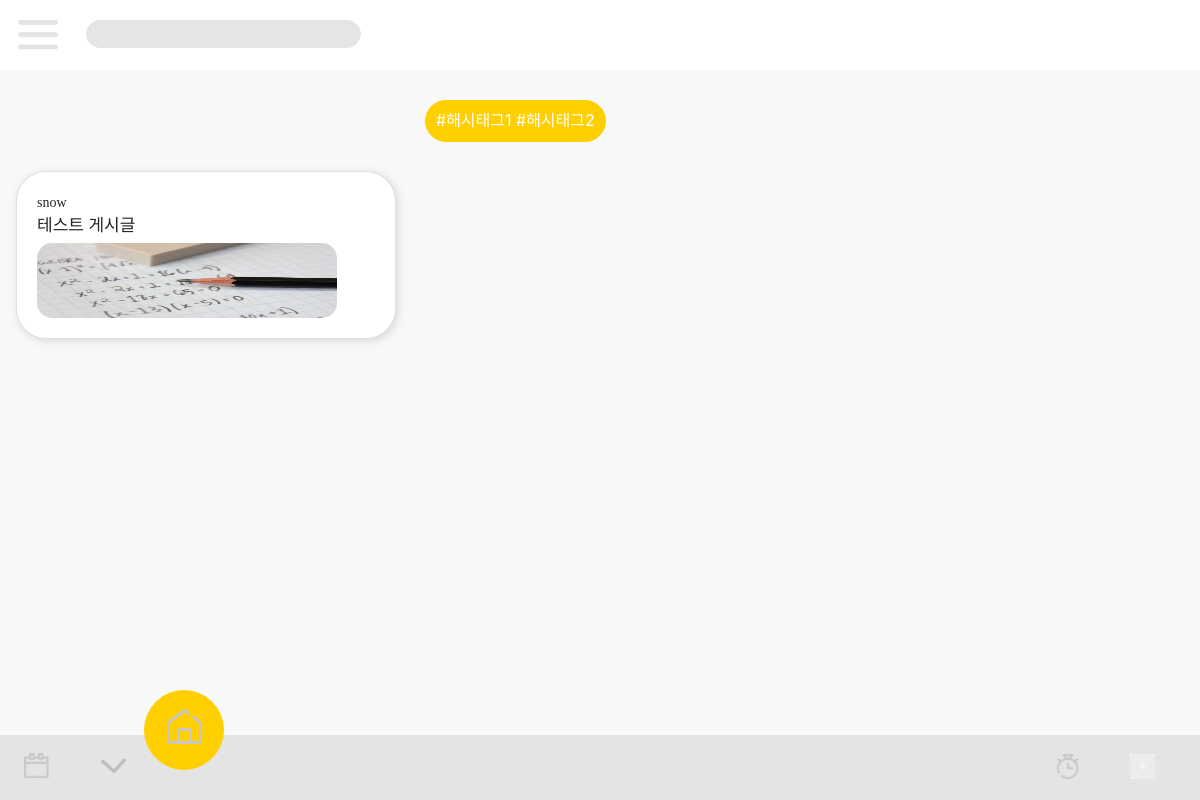
The page /index/0/ (signed in) on the database as committed earlier.
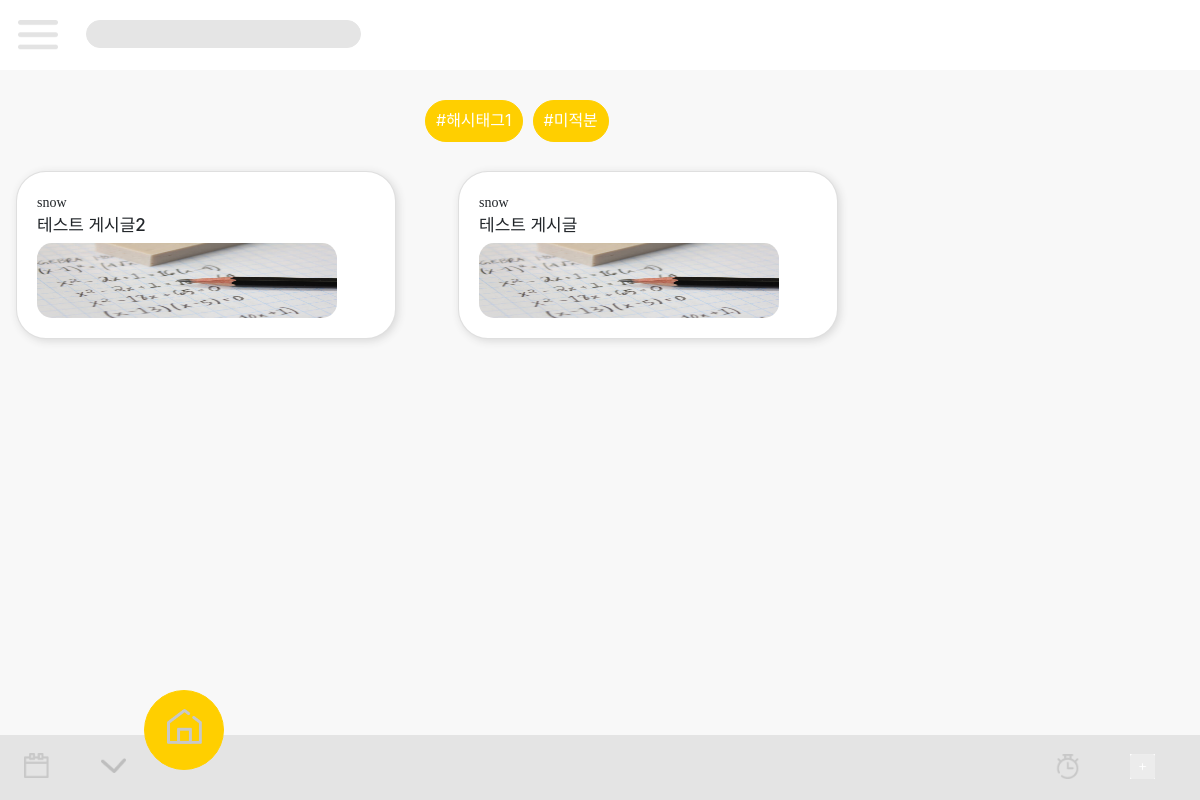
The same page on the database as committed later.
### myapp/models.py (models this page shows, shortened)
class Post(models.Model):
	author = models.ForeignKey('MyUser', on_delete=models.CASCADE) #작성자
	title = models.CharField(max_length=200) #제목
	category = models.ForeignKey('Board', on_delete=models.CASCADE) #카테고리
	hashtag = models.CharField(max_length=200)		#해시태그
	context = models.TextField()					#내용
	created_date = models.DateTimeField(default=timezone.now)
	published_date = models.DateTimeField(blank=True, null=True)

class MyUser(AbstractUser):
	age = models.IntegerField(null=False, blank=False, default=0)
	profile_link = models.CharField(max_length=200, default='')

### myapp/views.py (the view)
# urls.py: path('index/<int:board_id>/', views.index, name='index'),
@login_required
def index(request, board_id):
	posts = []
	if(board_id != 0):
		board_name = Board.objects.get(id=board_id)
	else:
		board_name = Board.objects.get(id=1)
	posts = Post.objects.filter(category__category=board_name.category).order_by('-created_date')
	username = request.user.username
	boards = []
	board1 = Board.objects.filter(age=1)
	board2 = Board.objects.filter(age=2)
	board3 = Board.objects.filter(age=3)
	hashtags = Post.objects.exclude(
      Q(hashtag__isnull=True)|Q(hashtag='')
    ).values_list('hashtag', flat=True).distinct()
	age = request.user.age
	userage = ""
	if (age <= 16):
		userage = "#13-16세"
		boards = [board1, board2, board3]
	elif (age <= 19):
		userage = "#17-19세"
		boards = [board2, board3, board1]
	else:
		userage = "#20-24세"
		boards = [board3, board2, board1]
	context = {
		'username' : username,
		'userage' : userage,
		'boards' : boards,
		'hashtags' : hashtags,
		'posts' : posts,
	}
	return render(request, 'myapp/main.html', context)

### myapp/templates/myapp/main.html (shortened to what this page needs)
{% load static %}
<html lang="ko">
<head>
    <link rel="stylesheet" href="https://stackpath.bootstrapcdn.com/bootstrap/4.1.3/css/bootstrap.min.css">
    <link rel="stylesheet" href="{% static '/css/main.css' %}">
</head>
<body>
    <div class="container-fluid">
        <div class="siteMapBtn">
            <img src="{% static 'images/MENU.png' %}" alt="ham">
            <div id="m_sear">
                <input type="text">
            </div>
        </div>
    </div>
    <div class="container">
        <div id="m_hss">
            {% for hashtag in hashtags %}
            <div class="m_hs">
                <p>{{ hashtag }}</p>
            </div>
            {% endfor %}
        </div>
    </div>
    <div class="container-fluid" id="pos">
        <div class="row">
            {% for post in posts%}
            <div class="col-md-4">
                <div class="card">
                    <div class="card-body">
                        <p class="card-title">{{ post.author }}</p>
                        <h3 class="card-text">{{ post.title }}</h3>
                        <img src="{% static 'images/main.jpg' %}" alt="main" class="card-img-bottom m_img">
                    </div>
                </div>
            </div>
            {% endfor %}
        </div>
    </div>
    <div class="container-fluid" id="m_box">
        <div id="m_bo">
            <div class="n_icon_l"><a href="{% url 'date_picker' %}"><img class="n_icon_img" src="{% static 'images/아이콘/ICON_CALENDAR.jpg' %}" alt="달력"></a></div>
            <div class="n_icon_l"><a href="{% url 'post' %}"><img class="n_icon_img" src="{% static 'images/아이콘/ICON_OPEN.png' '%}" alt="글보기"></a> </div>
            <div class="n_icon_r"><a href="{% url 'write' %}"><img class="n_icon_img" src="{% static 'images/aa.png' %}" alt="글쓰기"></a></div>
            <div class="n_icon_r"><a href="{% url 'clock' %}"><img class="n_icon_img" src="{% static 'images/아이콘/ICON_STOPWATCH.png' %}" alt="스톱워치"></a> </div>
        </div>
        <div id=m_boxs>
          <div id="m_bo2">
              <div class="n_cen"><a href="../../index/0/"><img src="{% static 'images/아이콘/ICON_HOME.png' %}" alt="홈"></a> </div>
          </div>
        </div>
    </div>
</body>
</html>

### myapp/static/css/main.css (style rules this page uses)
body { background-color: #F8f8f8; }
.col-md-4 { margin: 16px; }
.container-fluid { padding: 0; }
.siteMapBtn { height: 70px; background-color: #ffffff; width: 100%; }
.siteMapBtn img { width: 40px; height: 40px; margin: 14px 18px; z-index: 1; display: block; color: #444; cursor: pointer; transform: translate3d(0, 0, 0); transition: transform .4s; float: left; }
#m_sear { float: left; margin-top: 10px; }
#m_sear input { width: 275px; margin: 10px; background-color: #e5e5e5; border: 1px solid #e5e5e5; border-radius: 50px; outline: none; padding-left: 10px; }
#m_hss { width: 350px; height: 45px; margin-top: 30px; margin-bottom: 10px; margin-left: auto; margin-right: auto; }
.m_hs { width: auto; background-color: red; float: left; margin-right: 10px; border: 1px solid #ffcf00; background-color: #ffcf00; color: #ffffff; text-align: center; border-radius: 40px; line-height: 5px; padding: 17px 10px 2px 10px; }
.m_img { width: 300px; height: 75px; margin: auto; border-radius: 15px; }
.card { border-radius: 30px; box-shadow: 2px 2px 8px #d8d8d8; }
.card-title { font-family: 'namR'; font-size: 14px; margin-bottom: 2px; }
.card-text { font-size: 17px; }
#m_bo { width: 100%; height: 100px; background-color: #e4e4e4; position: fixed; }
#m_box { position: absolute; bottom: 65px; }
#m_bo2 { position: absolute; bottom: -35px; width: 80px; height: 80px; border: 1px solid #ffcf00; border-radius: 75px; background-color: #ffcf00; margin: auto; left: 144px; }
#m_boxs { position: fixed; }
.n_icon_l { width: 45px; height: 45px; float: left; margin-right: 8px; margin-top: 18px; margin-left: 24px; cursor: pointer; }
.n_icon_r { width: 15px; height: 50px; float: right; margin-right: 55px; margin-top: 19px; margin-left: 5px; cursor: pointer; }
.n_icon_img { width: 25px; height: 25px; }
.n_cen { width: 20px; height: 20px; margin-left: 10px; }
.n_cen a img { width: 35px; margin-left: 12px; margin-top: 18px; }

Rows that differ between the two databases and show on the page:
added Post: author "snow", title "테스트 게시글2"
Other text that changed with them:
new list line: "#해시태그1"
new list line: "#미적분"
list line gone: "#해시태그1 #해시태그2"
